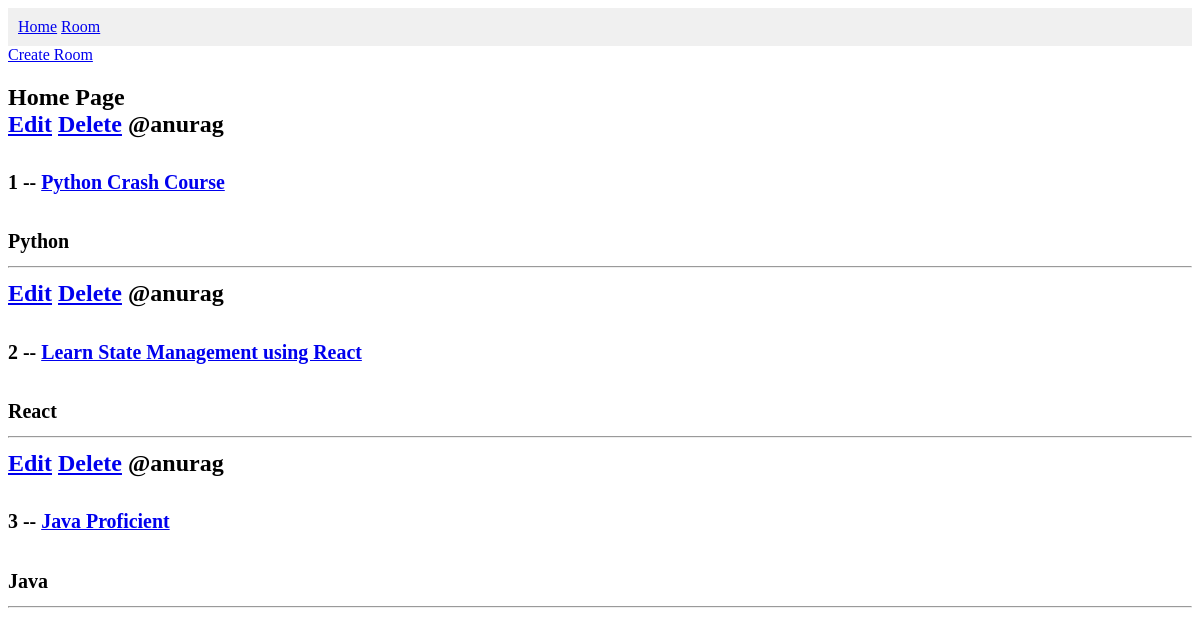
Before: / with the older database file.
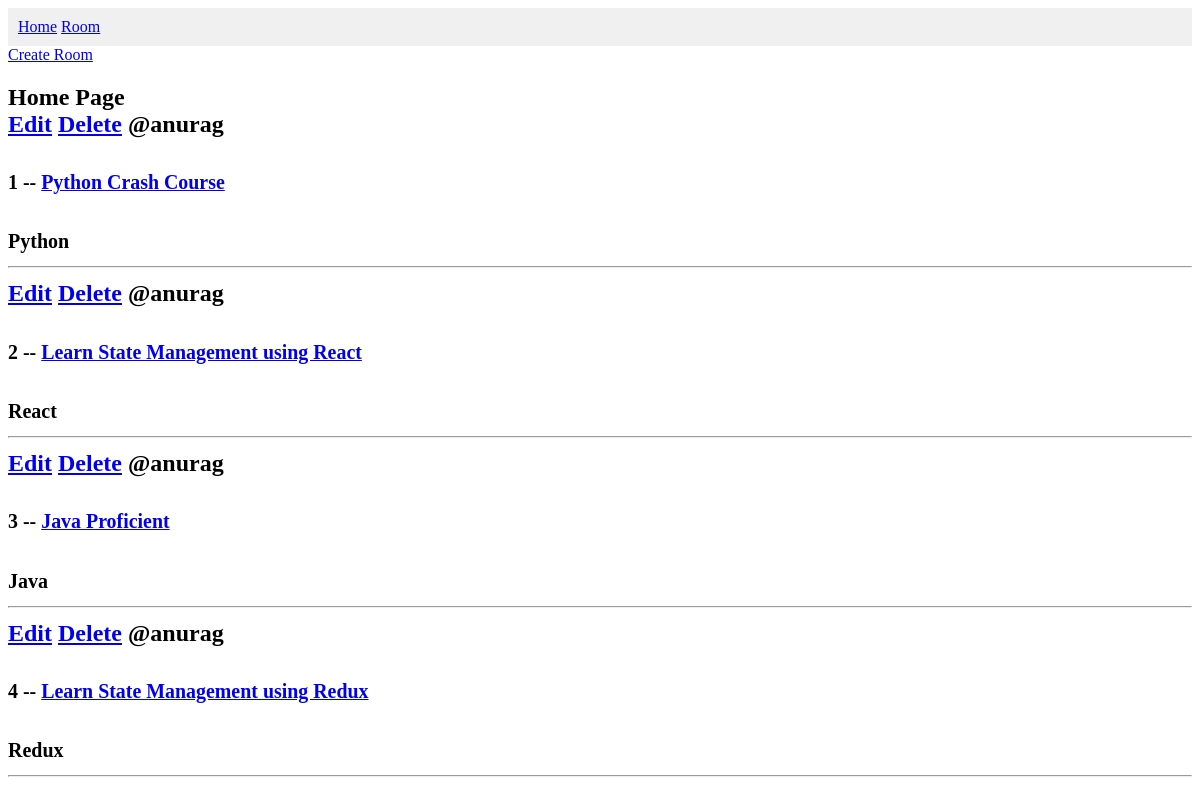
After: the same page with the newer database file.
### base/models.py (models this page shows, shortened)
class Roome(models.Model):
    host = models.ForeignKey(User,on_delete=models.SET_NULL,null=True)
    topic = models.ForeignKey(Topic,on_delete=models.SET_NULL,null=True)
    name = models.CharField(max_length=200)
    description = models.TextField(null=True,blank=True)
    updated_at = models.DateTimeField(auto_now=True)
    created_at = models.DateTimeField(auto_now_add=True)

class Topic(models.Model):
    name = models.CharField(max_length=200)

### base/views.py (the view)
# urls.py: path('',views.home , name="home"),
def home(request):
    context = {'rooms': Roome.objects.all()}
    return render(request,'base/home.html',context)

### base/templates/base/home.html
{%extends 'main.html'%}
{% block content%}
<div>
    <a href="{% url 'create-room' %}">Create Room</a>
    <h2>
        Home Page
        {% for room in rooms %}
            <div>
                <a href="{% url 'update-room' room.id %}">Edit</a>
                <a href="{% url 'delete-room' room.id %}">Delete</a>
                <span>@{{room.host.username}}</span>
                <h5>{{room.id}} -- <a href="{% url 'room' room.id %}">{{room.name}}</a></h5>
                <small>{{room.topic.name}}</small>
                <hr>
            </div>
        {% endfor %}
    </h2>
</div>
{%endblock%}

### templates/main.html (shortened to what this page needs)
<!DOCTYPE html>
<html lang="en">
<head>
</head>
<body>
    {%include 'navbar.html'%}
    {%block content%}
    {%endblock%}
</body>
</html>

### templates/navbar.html
<div style="display: flex; justify-content: space-between; align-items: center; padding: 10px; background-color: #f0f0f0;">
    <div>
        <a href="/">Home</a>
        <a href="/room">Room</a>
    </div>
</div>

Changed rows visible on the page:
added Roome: host.username "anurag", id "4", name "Learn State Management using Redux", topic.name "Redux"
